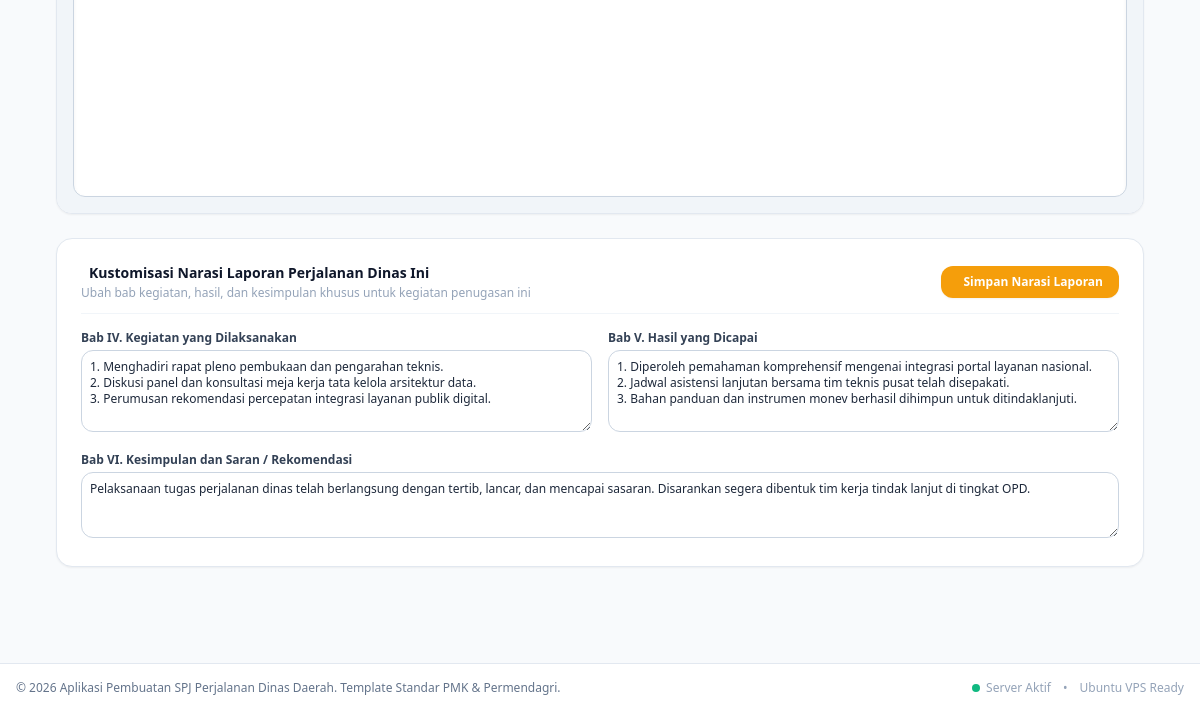
The app's page /spj/1 (signed in, lower part), older data.
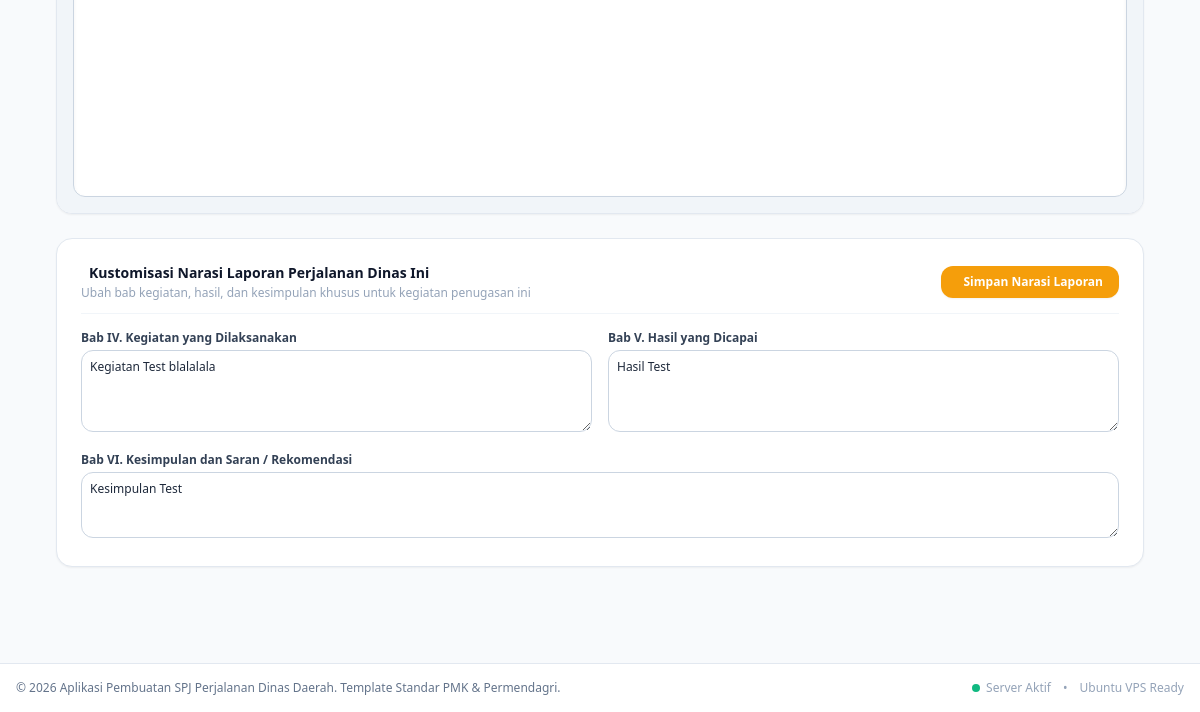
The same page, newer data.
### tables this page shows
CREATE TABLE spj_laporan (
        id INTEGER PRIMARY KEY AUTOINCREMENT,
        spj_id INTEGER UNIQUE NOT NULL,
        pendahuluan TEXT,
        kegiatan_dilaksanakan TEXT,
        hasil_kegiatan TEXT,
        kesimpulan_saran TEXT,
        FOREIGN KEY (spj_id) REFERENCES spj (id) ON DELETE CASCADE
    );

### app.py (the view)
@app.route('/spj/<int:spj_id>')
@login_required
def spj_detail(spj_id):
    conn = get_db()
    spj = conn.execute('SELECT * FROM spj WHERE id = ?', (spj_id,)).fetchone()
    if not spj:
        conn.close()
        abort(404)
    peserta = conn.execute('SELECT * FROM spj_peserta WHERE spj_id = ? ORDER BY urutan ASC', (spj_id,)).fetchall()
    biaya = conn.execute('SELECT * FROM spj_biaya WHERE spj_id = ? ORDER BY id ASC', (spj_id,)).fetchall()
    laporan = conn.execute('SELECT * FROM spj_laporan WHERE spj_id = ?', (spj_id,)).fetchone()
    conn.close()
    s = get_settings()
    laporan_defaults = json.loads(s.get('template_laporan', '{}'))
    total_biaya = sum(b['total'] for b in biaya)
    return render_template('spj_detail.html',
        spj=spj,
        peserta=peserta,
        biaya=biaya,
        laporan=laporan,
        s=s,
        laporan_defaults=laporan_defaults,
        total_biaya=total_biaya
    )

### app.py (called while the page is built)
@app.context_processor
def inject_pegawai_list():
    return dict(pegawai_list=get_pegawai_list())

def login_required(f):
    @wraps(f)
    def decorated_function(*args, **kwargs):
        if 'user_id' not in session:
            flash('Silakan masuk (login) terlebih dahulu untuk mengakses sistem.', 'warning')
            return redirect(url_for('login', next=request.url))
        return f(*args, **kwargs)
    return decorated_function

### database.py (called while the page is built)
def get_db():
    conn = sqlite3.connect(DB_PATH)
    conn.row_factory = sqlite3.Row
    return conn

def get_pegawai_list():
    conn = get_db()
    rows = conn.execute('SELECT * FROM pegawai ORDER BY id ASC').fetchall()
    conn.close()
    return rows

def get_settings():
    conn = get_db()
    rows = conn.execute('SELECT key, value FROM settings').fetchall()
    conn.close()
    return {r['key']: r['value'] for r in rows}

### helpers.py (called while the page is built)
def format_rupiah(val):
    try:
        val = float(val or 0)
        return "Rp " + "{:,.0f}".format(val).replace(",", ".")
    except Exception:
        return "Rp 0"

### templates/spj_detail.html (shortened to what this page needs)
{% extends "base.html" %}
{% block content %}
<div class="max-w-6xl mx-auto px-4 sm:px-6 lg:px-8 pt-8">
    <div class="bg-white rounded-2xl border border-slate-200 shadow-sm overflow-hidden mb-6">
        <div class="p-4 bg-slate-100 flex justify-center">
            <iframe id="docFrame" src="{{ url_for('cetak_spt', spj_id=spj.id) }}" class="w-full h-[850px] bg-white rounded-xl shadow-inner border border-slate-300"></iframe>
        </div>
    </div>
    <div class="bg-white p-6 rounded-2xl border border-slate-200 shadow-sm space-y-4 mb-8">
        <div class="flex items-center justify-between border-b border-slate-100 pb-3">
            <div>
                <h3 class="text-sm font-bold text-slate-900 flex items-center gap-2">
                    Kustomisasi Narasi Laporan Perjalanan Dinas Ini
                </h3>
                <p class="text-xs text-slate-400 mt-0.5">Ubah bab kegiatan, hasil, dan kesimpulan khusus untuk kegiatan penugasan ini</p>
            </div>
            <button type="submit" form="laporanForm" class="px-4 py-2 bg-amber-500 hover:bg-amber-600 text-white rounded-xl text-xs font-bold shadow-sm transition flex items-center gap-1.5">
                <span>Simpan Narasi Laporan</span>
            </button>
        </div>
        <form method="POST" action="{{ url_for('update_laporan', spj_id=spj.id) }}" id="laporanForm" class="grid grid-cols-1 md:grid-cols-2 gap-4 text-xs">
            <div>
                <label class="block font-semibold text-slate-700 mb-1">Bab IV. Kegiatan yang Dilaksanakan</label>
                <textarea name="kegiatan_dilaksanakan" rows="4" class="w-full p-2 border border-slate-300 rounded-xl focus:ring-2 focus:ring-blue-500">{{ laporan.kegiatan_dilaksanakan if laporan and laporan.kegiatan_dilaksanakan else laporan_defaults.kegiatan }}</textarea>
            </div>
            <div>
                <label class="block font-semibold text-slate-700 mb-1">Bab V. Hasil yang Dicapai</label>
                <textarea name="hasil_kegiatan" rows="4" class="w-full p-2 border border-slate-300 rounded-xl focus:ring-2 focus:ring-blue-500">{{ laporan.hasil_kegiatan if laporan and laporan.hasil_kegiatan else laporan_defaults.hasil }}</textarea>
            </div>
            <div class="md:col-span-2">
                <label class="block font-semibold text-slate-700 mb-1">Bab VI. Kesimpulan dan Saran / Rekomendasi</label>
                <textarea name="kesimpulan_saran" rows="3" class="w-full p-2 border border-slate-300 rounded-xl focus:ring-2 focus:ring-blue-500">{{ laporan.kesimpulan_saran if laporan and laporan.kesimpulan_saran else laporan_defaults.kesimpulan }}</textarea>
            </div>
        </form>
    </div>
</div>
{% endblock %}

Row changes from the older to the newer data that the page shows:
added spj_laporan: kegiatan_dilaksanakan "Kegiatan Test blalalala", hasil_kegiatan "Hasil Test", kesimpulan_saran "Kesimpulan Test"
Text that changed along with them:
form field kegiatan_dilaksanakan: "1. Menghadiri rapat pleno pembukaan dan pengarahan teknis. 2. Diskusi panel dan konsultasi meja kerja tata kelola arsitektur data. 3. Perumusan rekomendasi percepatan integrasi layanan publik digital." → (not shown)
form field hasil_kegiatan: "1. Diperoleh pemahaman komprehensif mengenai integrasi portal layanan nasional. 2. Jadwal asistensi lanjutan bersama tim teknis pusat telah disepakati. 3. Bahan panduan dan instrumen monev berhasil dihimpun untuk ditindaklanjuti." → (not shown)
form field kesimpulan_saran: "Pelaksanaan tugas perjalanan dinas telah berlangsung dengan tertib, lancar, dan mencapai sasaran. Disarankan segera dibentuk tim kerja tindak lanjut di tingkat OPD." → (not shown)
